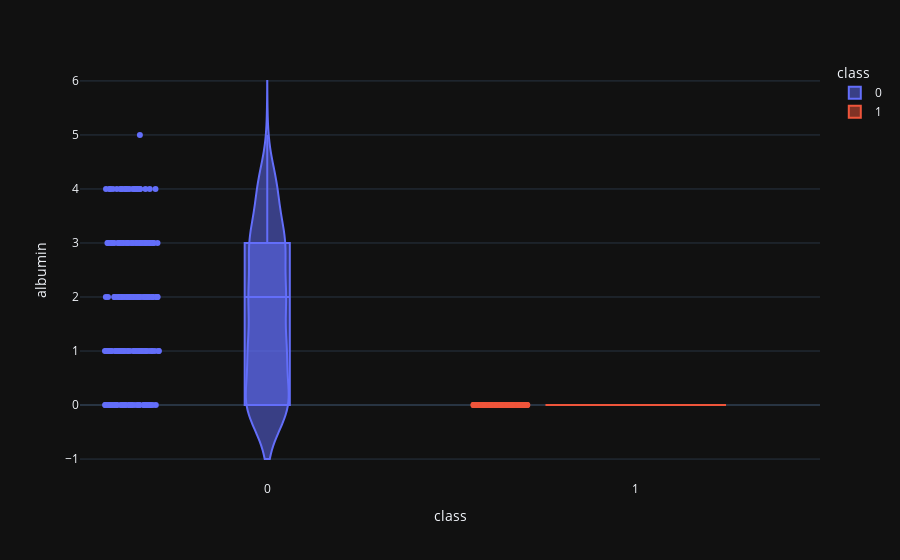

The code cell stored with this chart in its notebook:
### Markdown cell above
Hemoglobin levels in **class 1 are higher and more concentrated** compared to class 0.

### Code cell
violin ('albumin')

### Figure 1 — Plotly figure (JSON) as saved in the notebook; plotly's stock layout.template omitted (floating-point values rounded to 4 significant figures; data arrays with more than 128 entries replaced by an {"elided": "..."} marker saying what was removed)
{"data": [{"alignmentgroup": "True", "box": {"visible": true}, "hovertemplate": "class=%{x}<br>albumin=%{y}<extra></extra>", "legendgroup": "0", "marker": {"color": "#636efa"}, "name": "0", "offsetgroup": "0", "orientation": "v", "points": "all", "scalegroup": "True", "showlegend": true, "type": "violin", "x": {"elided": "250 int values"}, "x0": " ", "xaxis": "x", "y": {"elided": "250 int values"}, "y0": " ", "yaxis": "y"}, {"alignmentgroup": "True", "box": {"visible": true}, "hovertemplate": "class=%{x}<br>albumin=%{y}<extra></extra>", "legendgroup": "1", "marker": {"color": "#EF553B"}, "name": "1", "offsetgroup": "1", "orientation": "v", "points": "all", "scalegroup": "True", "showlegend": true, "type": "violin", "x": {"elided": "150 int values"}, "x0": " ", "xaxis": "x", "y": {"elided": "150 int values"}, "y0": " ", "yaxis": "y"}], "layout": {"autosize": true, "legend": {"title": {"text": "class"}, "tracegroupgap": 0}, "margin": {"t": 60}, "violinmode": "overlay", "xaxis": {"anchor": "y", "autorange": true, "categoryarray": [0, 1], "categoryorder": "array", "domain": [0, 1], "range": [-0.5064, 1.5], "title": {"text": "class"}, "type": "linear"}, "yaxis": {"anchor": "x", "autorange": true, "domain": [0, 1], "range": [-1.387, 6.387], "title": {"text": "albumin"}, "type": "linear"}}}
